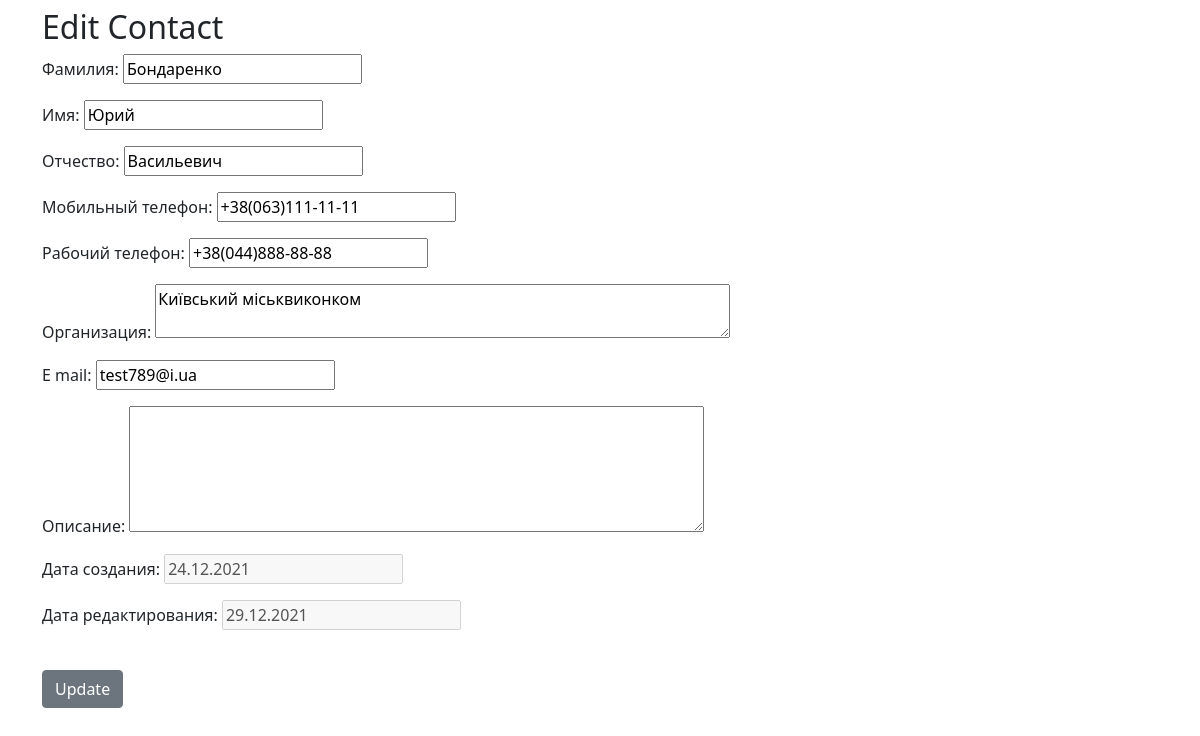
The page /update/3/ on the database its author committed.
### contact/models.py (models this page shows, shortened)
class Contact(models.Model):
    last_name = models.CharField("Фамилия", max_length=100)
    name = models.CharField("Имя", max_length=100)
    middle_name = models.CharField("Отчество", max_length=100)
    mobile_phone = models.CharField("Мобильный телефон", max_length=20)
    work_phone = models.CharField("Рабочий телефон", max_length=20)
    organization = models.CharField("Организация", max_length=100)
    e_mail = models.EmailField()
    info = models.TextField("Описание", blank=True)
    create_data = models.DateField("Дата создания", default=date.today)
    edit_data = models.DateField("Дата редактирования", default=date.today)
    class Meta:
        verbose_name = "Контакт"
        verbose_name_plural = "Контакты"

### contact/views.py (the view)
# urls.py: path("update/<int:pk>/", updatecontact, name='updatecontact'),
def updatecontact(request, pk):
    contact = Contact.objects.get(id=pk)
    form = AddContactForm(request.POST or None, instance = contact)
    if form.is_valid():
        form.save()
        return  redirect('home')
    return render(request, "contact/updatecontact.html", {"contact": contact, 'form':form})

### contact/forms.py
class AddContactForm(forms.ModelForm):
        def __init__(self, *args, **kwargs):
            super().__init__(*args, **kwargs)
            self.fields['create_data'].disabled = True
            self.fields['edit_data'].disabled = True
        class Meta:
            model = Contact
            fields = ['last_name',
                      'name',
                      'middle_name',
                      'mobile_phone',
                      'work_phone',
                      'organization',
                      'e_mail',
                      'info',
                      'create_data',
                      'edit_data',
                      ]
            widgets = {
                'organization': forms.Textarea(attrs={'cols':60, 'rows':2}),
                'info': forms.Textarea(attrs={'cols': 60, 'rows': 5})
            }

### templates/contact/updatecontact.html (shortened to what this page needs)
<!DOCTYPE html>
{% load static %}
<html lang='en'>
<head>
	<link rel='stylesheet' href="{% static 'css/bootstrap.min.css' %}" >
</head>
{% block content %}
<div class="container">
    <h2 class="my-2">Edit Contact</h2>
    <form action="" method=POST>
        {{form.as_p}}
        <br/>
        <input type="submit" value="Update" class="btn btn-secondary">
    </form>
</div>
{% endblock %}

### rows shown on the page
Contact: last_name "Бондаренко", name "Юрий", middle_name "Васильевич", mobile_phone "+38(063)111-11-11", work_phone "+38(044)888-88-88", organization "Київський міськвиконком", e_mail "test789@i.ua", create_data "24.12.2021", edit_data "29.12.2021"
